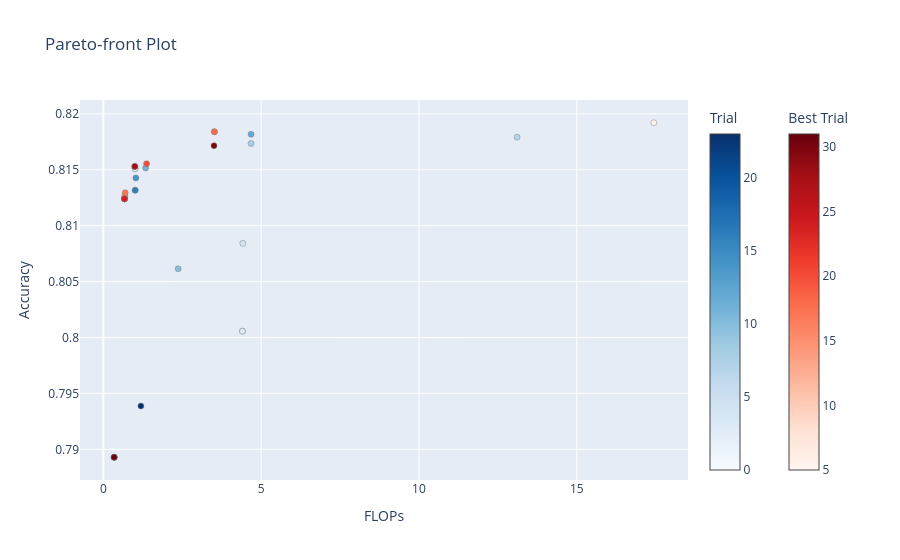

The cell this chart's notebook holds for it:
### Code cell
fig = optuna.visualization.plot_pareto_front(
    structure_study,
    target_names=["FLOPs", "Accuracy"],
)
fig.write_image("optuna_results/plots/pareto_front.png")
fig.show()

### Figure 1 — Plotly figure (JSON) as saved in the notebook; plotly's stock layout.template omitted (floating-point values rounded to 4 significant figures)
{"data": [{"hovertemplate": "%{text}<extra>Trial</extra>", "marker": {"color": [0, 1, 2, 3, 4, 7, 8, 9, 10, 11, 12, 14, 16, 19, 23], "colorbar": {"title": {"text": "Trial"}}, "colorscale": [[0, "rgb(247,251,255)"], [0.125, "rgb(222,235,247)"], [0.25, "rgb(198,219,239)"], [0.375, "rgb(158,202,225)"], [0.5, "rgb(107,174,214)"], [0.625, "rgb(66,146,198)"], [0.75, "rgb(33,113,181)"], [0.875, "rgb(8,81,156)"], [1, "rgb(8,48,107)"]], "line": {"color": "Grey", "width": 0.5}}, "mode": "markers", "showlegend": false, "text": ["{<br>  \"number\": 0,<br>  \"values\": [<br>    1.008812,<br>    0.8150967741935484<br>  ],<br>  \"params\": {<br>    \"num_transformers\": 3,<br>    \"embbed_dim\": 32,<br>    \"num_heads\": 4,<br>    \"dropout\": 0.05<br>  }<br>}", "{<br>  \"number\": 1,<br>  \"values\": [<br>    4.407156,<br>    0.8005645161290322<br>  ],<br>  \"params\": {<br>    \"num_transformers\": 1,<br>    \"embbed_dim\": 128,<br>    \"num_heads\": 2,<br>    \"dropout\": 0.05<br>  }<br>}", "{<br>  \"number\": 2,<br>  \"values\": [<br>    1.008812,<br>    0.8150967741935484<br>  ],<br>  \"params\": {<br>    \"num_transformers\": 3,<br>    \"embbed_dim\": 32,<br>    \"num_heads\": 4,<br>    \"dropout\": 0.05<br>  }<br>}", "{<br>  \"number\": 3,<br>  \"values\": [<br>    4.407156,<br>    0.8005645161290322<br>  ],<br>  \"params\": {<br>    \"num_transformers\": 1,<br>    \"embbed_dim\": 128,<br>    \"num_heads\": 2,<br>    \"dropout\": 0.05<br>  }<br>}", "{<br>  \"number\": 4,<br>  \"values\": [<br>    4.418688,<br>    0.8084193548387096<br>  ],<br>  \"params\": {<br>    \"num_transformers\": 1,<br>    \"embbed_dim\": 128,<br>    \"num_heads\": 8,<br>    \"dropout\": 0.05<br>  }<br>}", "{<br>  \"number\": 7,<br>  \"values\": [<br>    13.108328,<br>    0.8179193548387097<br>  ],<br>  \"params\": {<br>    \"num_transformers\": 3,<br>    \"embbed_dim\": 128,<br>    \"num_heads\": 4,<br>    \"dropout\": 0.05<br>  }<br>}", "{<br>  \"number\": 8,<br>  \"values\": [<br>    4.68064,<br>    0.8173548387096774<br>  ],<br>  \"params\": {<br>    \"num_transformers\": 4,<br>    \"embbed_dim\": 64,<br>    \"num_heads\": 4,<br>    \"dropout\": 0.05<br>  }<br>}", "{<br>  \"number\": 9,<br>  \"values\": [<br>    1.008812,<br>    0.8131774193548387<br>  ],<br>  \"params\": {<br>    \"num_transformers\": 3,<br>    \"embbed_dim\": 32,<br>    \"num_heads\": 4,<br>    \"dropout\": 0.05<br>  }<br>}", "{<br>  \"number\": 10,<br>  \"values\": [<br>    2.37128,<br>    0.8061451612903225<br>  ],<br>  \"params\": {<br>    \"num_transformers\": 2,<br>    \"embbed_dim\": 64,<br>    \"num_heads\": 8,<br>    \"dropout\": 0.0<br>  }<br>}", "{<br>  \"number\": 11,<br>  \"values\": [<br>    1.339888,<br>    0.8151612903225807<br>  ],<br>  \"params\": {<br>    \"num_transformers\": 4,<br>    \"embbed_dim\": 32,<br>    \"num_heads\": 4,<br>    \"dropout\": 0.05<br>  }<br>}", "{<br>  \"number\": 12,<br>  \"values\": [<br>    4.68064,<br>    0.8181774193548387<br>  ],<br>  \"params\": {<br>    \"num_transformers\": 4,<br>    \"embbed_dim\": 64,<br>    \"num_heads\": 4,<br>    \"dropout\": 0.0<br>  }<br>}", "{<br>  \"number\": 14,<br>  \"values\": [<br>    1.031876,<br>    0.8142741935483871<br>  ],<br>  \"params\": {<br>    \"num_transformers\": 3,<br>    \"embbed_dim\": 32,<br>    \"num_heads\": 8,<br>    \"dropout\": 0.05<br>  }<br>}", "{<br>  \"number\": 16,<br>  \"values\": [<br>    1.008812,<br>    0.8131774193548387<br>  ],<br>  \"params\": {<br>    \"num_transformers\": 3,<br>    \"embbed_dim\": 32,<br>    \"num_heads\": 4,<br>    \"dropout\": 0.05<br>  }<br>}", "{<br>  \"number\": 19,<br>  \"values\": [<br>    0.677736,<br>    0.8125<br>  ],<br>  \"params\": {<br>    \"num_transformers\": 2,<br>    \"embbed_dim\": 32,<br>    \"num_heads\": 4,<br>    \"dropout\": 0.05<br>  }<br>}", "{<br>  \"number\": 23,<br>  \"values\": [<br>    1.189692,<br>    0.7938709677419354<br>  ],<br>  \"params\": {<br>    \"num_transformers\": 1,<br>    \"embbed_dim\": 64,<br>    \"num_heads\": 2,<br>    \"dropout\": 0.0<br>  }<br>}"], "type": "scatter", "x": [1.009, 4.407, 1.009, 4.407, 4.419, 13.11, 4.681, 1.009, 2.371, 1.34, 4.681, 1.032, 1.009, 0.6777, 1.19], "y": [0.8151, 0.8006, 0.8151, 0.8006, 0.8084, 0.8179, 0.8174, 0.8132, 0.8061, 0.8152, 0.8182, 0.8143, 0.8132, 0.8125, 0.7939]}, {"hovertemplate": "%{text}<extra>Best Trial</extra>", "marker": {"color": [5, 6, 13, 15, 17, 18, 20, 21, 22, 24, 25, 26, 27, 28, 29, 30, 31], "colorbar": {"title": {"text": "Best Trial"}, "x": 1.1, "xpad": 40}, "colorscale": [[0, "rgb(255,245,240)"], [0.125, "rgb(254,224,210)"], [0.25, "rgb(252,187,161)"], [0.375, "rgb(252,146,114)"], [0.5, "rgb(251,106,74)"], [0.625, "rgb(239,59,44)"], [0.75, "rgb(203,24,29)"], [0.875, "rgb(165,15,21)"], [1, "rgb(103,0,13)"]], "line": {"color": "Grey", "width": 0.5}}, "mode": "markers", "showlegend": false, "text": ["{<br>  \"number\": 5,<br>  \"values\": [<br>    17.441616,<br>    0.8192096774193548<br>  ],<br>  \"params\": {<br>    \"num_transformers\": 4,<br>    \"embbed_dim\": 128,<br>    \"num_heads\": 2,<br>    \"dropout\": 0.0<br>  }<br>}", "{<br>  \"number\": 6,<br>  \"values\": [<br>    0.670048,<br>    0.8124032258064516<br>  ],<br>  \"params\": {<br>    \"num_transformers\": 2,<br>    \"embbed_dim\": 32,<br>    \"num_heads\": 2,<br>    \"dropout\": 0.0<br>  }<br>}", "{<br>  \"number\": 13,<br>  \"values\": [<br>    0.677736,<br>    0.8126612903225806<br>  ],<br>  \"params\": {<br>    \"num_transformers\": 2,<br>    \"embbed_dim\": 32,<br>    \"num_heads\": 4,<br>    \"dropout\": 0.0<br>  }<br>}", "{<br>  \"number\": 15,<br>  \"values\": [<br>    3.518272,<br>    0.8184032258064516<br>  ],<br>  \"params\": {<br>    \"num_transformers\": 3,<br>    \"embbed_dim\": 64,<br>    \"num_heads\": 4,<br>    \"dropout\": 0.0<br>  }<br>}", "{<br>  \"number\": 17,<br>  \"values\": [<br>    0.693112,<br>    0.8129516129032258<br>  ],<br>  \"params\": {<br>    \"num_transformers\": 2,<br>    \"embbed_dim\": 32,<br>    \"num_heads\": 8,<br>    \"dropout\": 0.05<br>  }<br>}", "{<br>  \"number\": 18,<br>  \"values\": [<br>    3.518272,<br>    0.8184032258064516<br>  ],<br>  \"params\": {<br>    \"num_transformers\": 3,<br>    \"embbed_dim\": 64,<br>    \"num_heads\": 4,<br>    \"dropout\": 0.0<br>  }<br>}", "{<br>  \"number\": 20,<br>  \"values\": [<br>    1.37064,<br>    0.8155483870967742<br>  ],<br>  \"params\": {<br>    \"num_transformers\": 4,<br>    \"embbed_dim\": 32,<br>    \"num_heads\": 8,<br>    \"dropout\": 0.05<br>  }<br>}", "{<br>  \"number\": 21,<br>  \"values\": [<br>    0.670048,<br>    0.8124032258064516<br>  ],<br>  \"params\": {<br>    \"num_transformers\": 2,<br>    \"embbed_dim\": 32,<br>    \"num_heads\": 2,<br>    \"dropout\": 0.0<br>  }<br>}", "{<br>  \"number\": 22,<br>  \"values\": [<br>    0.670048,<br>    0.8124032258064516<br>  ],<br>  \"params\": {<br>    \"num_transformers\": 2,<br>    \"embbed_dim\": 32,<br>    \"num_heads\": 2,<br>    \"dropout\": 0.0<br>  }<br>}", "{<br>  \"number\": 24,<br>  \"values\": [<br>    0.670048,<br>    0.8124032258064516<br>  ],<br>  \"params\": {<br>    \"num_transformers\": 2,<br>    \"embbed_dim\": 32,<br>    \"num_heads\": 2,<br>    \"dropout\": 0.0<br>  }<br>}", "{<br>  \"number\": 25,<br>  \"values\": [<br>    0.342816,<br>    0.7892903225806451<br>  ],<br>  \"params\": {<br>    \"num_transformers\": 1,<br>    \"embbed_dim\": 32,<br>    \"num_heads\": 2,<br>    \"dropout\": 0.0<br>  }<br>}", "{<br>  \"number\": 26,<br>  \"values\": [<br>    0.99728,<br>    0.8153064516129033<br>  ],<br>  \"params\": {<br>    \"num_transformers\": 3,<br>    \"embbed_dim\": 32,<br>    \"num_heads\": 2,<br>    \"dropout\": 0.0<br>  }<br>}", "{<br>  \"number\": 27,<br>  \"values\": [<br>    0.342816,<br>    0.7892903225806451<br>  ],<br>  \"params\": {<br>    \"num_transformers\": 1,<br>    \"embbed_dim\": 32,<br>    \"num_heads\": 2,<br>    \"dropout\": 0.0<br>  }<br>}", "{<br>  \"number\": 28,<br>  \"values\": [<br>    0.99728,<br>    0.8153064516129033<br>  ],<br>  \"params\": {<br>    \"num_transformers\": 3,<br>    \"embbed_dim\": 32,<br>    \"num_heads\": 2,<br>    \"dropout\": 0.0<br>  }<br>}", "{<br>  \"number\": 29,<br>  \"values\": [<br>    0.342816,<br>    0.7892903225806451<br>  ],<br>  \"params\": {<br>    \"num_transformers\": 1,<br>    \"embbed_dim\": 32,<br>    \"num_heads\": 2,<br>    \"dropout\": 0.0<br>  }<br>}", "{<br>  \"number\": 30,<br>  \"values\": [<br>    3.50674,<br>    0.8171612903225807<br>  ],<br>  \"params\": {<br>    \"num_transformers\": 3,<br>    \"embbed_dim\": 64,<br>    \"num_heads\": 2,<br>    \"dropout\": 0.0<br>  }<br>}", "{<br>  \"number\": 31,<br>  \"values\": [<br>    0.342816,<br>    0.7892903225806451<br>  ],<br>  \"params\": {<br>    \"num_transformers\": 1,<br>    \"embbed_dim\": 32,<br>    \"num_heads\": 2,<br>    \"dropout\": 0.0<br>  }<br>}"], "type": "scatter", "x": [17.44, 0.67, 0.6777, 3.518, 0.6931, 3.518, 1.371, 0.67, 0.67, 0.67, 0.3428, 0.9973, 0.3428, 0.9973, 0.3428, 3.507, 0.3428], "y": [0.8192, 0.8124, 0.8127, 0.8184, 0.813, 0.8184, 0.8155, 0.8124, 0.8124, 0.8124, 0.7893, 0.8153, 0.7893, 0.8153, 0.7893, 0.8172, 0.7893]}], "layout": {"title": {"text": "Pareto-front Plot"}, "xaxis": {"title": {"text": "FLOPs"}}, "yaxis": {"title": {"text": "Accuracy"}}}}
